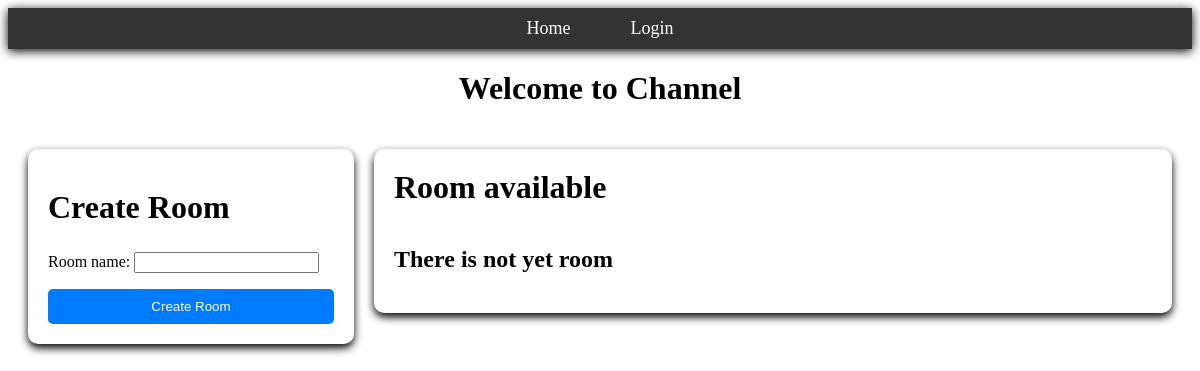
The app's page /, older data.
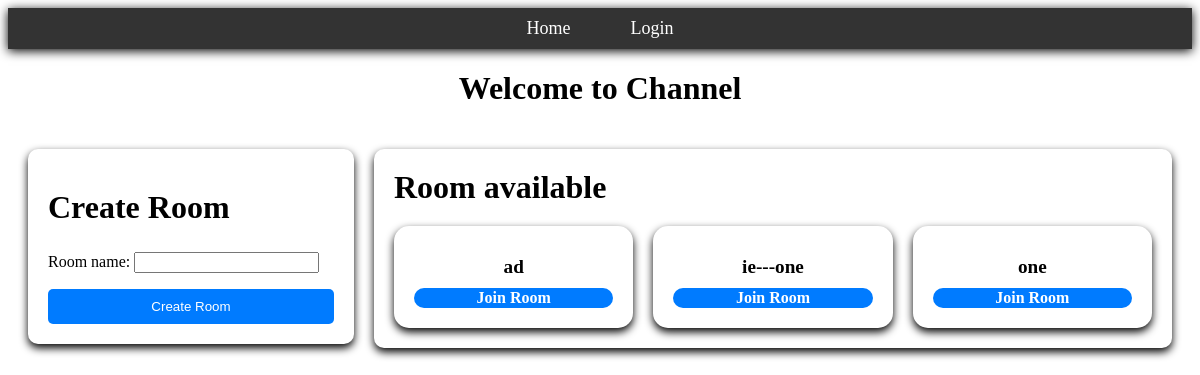
The same page, newer data.
### room/models.py (models this page shows, shortened)
class Room(models.Model):
    room_name = models.CharField(max_length=16, unique=True)
    room_owner = models.ForeignKey(CustomUser, on_delete=models.CASCADE, related_name="owned_rooms")
    members = models.ManyToManyField(CustomUser, related_name="member_rooms")
    request_members = models.ManyToManyField(CustomUser, related_name="rooms_requested")

### chatRealTime/views.py (the view)
# urls.py: path("", views.homeView.as_view(), name="home"),
class homeView(TemplateView):
    template_name = "home.html"
    login_url = 'login'
    def get(self, request, *args, **kwargs):
        rooms = Room.objects.all().values('room_name', 'id')
        form_create_room = CreateRoomForm()
        rooms_with_membership = [
            {**room, 'user_is_member': request.user in Room.objects.get(id=room['id']).members.all()}
            for room in rooms
        ]
        return render(request, self.template_name, {
            'form_create_room': form_create_room,
            'rooms': rooms_with_membership,
            'user': request.user,
        })

### room/forms.py
class CreateRoomForm(forms.ModelForm):
    class Meta:
        model = Room
        fields = ('room_name',)

### templates/home.html (shortened to what this page needs)
<!DOCTYPE html>
<html>
<head>
</head>
<body>
    {% include 'header.html' %}
    <h1 class="title">Welcome to Channel</h1>
    <main>
        <div class="left-section">
            <div class="create-room-form">
                <h1 class="section-title">Create Room</h1>
                <form method="post" action="{% url 'create_room' %}">
                    {{ form_create_room.as_p }}
                    <button type="submit">Create Room</button>
                </form>
            </div>
        </div>
        <div class="right-section">
            <h1 class="section-title">Room available</h1>
            <div class="room-available">
                {% for room in rooms %}
                    <div class="room" data-url="{% url 'room' room.room_name %}">
                        <h3>{{ room.room_name }}</h3>
                        {% if not room.user_is_member %}
                            <a class="link-room join-room" href="{% url 'join_room' room.id %}">Join Room</a>
                        {% else %}
                            <a class="link-room enter-room" href="{% url 'room' room.room_name %}">Enter Room</a>
                        {% endif %}
                    </div>
                {% empty %}
                    <h2>There is not yet room</h2>
                {% endfor %}
            </div>
        </div>
    </main>
</body>
</html>

Row changes from the older to the newer data that the page shows:
added Room: room_name "ad"
added Room: room_name "ie---one"
added Room: room_name "one"
Text that changed along with them:
new list line: "Join Room"
text no longer shown: "There is not yet room"
